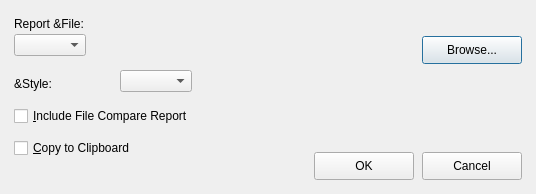
<?xml version="1.0" encoding="UTF-8"?><ui version="4.0"><class>IDD_DIRCMP_REPORT</class>
<widget class="QDialog" name="IDD_DIRCMP_REPORT">
<property name="geometry">
<rect><x>0</x><y>0</y>
<width>536</width><height>194</height></rect></property>
<property name="windowTitle"><string>"Folder Compare Report"
</string></property>
<widget class="QLabel" name="IDC_STATIC">
<property name="geometry">
<rect><x>14</x><y>14</y><width>200</width><height>20</height></rect></property>
<property name="text"><string>Report &amp;File:</string></property>
<property name="inputMethodHints"><set>Qt::ImhMultiLine</set></property><property name="wordWrap"><bool>true</bool></property></widget>
<widget class="QComboBox" name="IDC_REPORT_FILE">
<property name="geometry">
<rect><x>14</x><y>34</y><width>394</width><height>22</height></rect></property>
<property name="sizeAdjustPolicy"><enum>QComboBox::AdjustToContents</enum></property></widget>
<widget class="QPushButton" name="IDC_REPORT_BROWSEFILE">
<property name="geometry">
<rect><x>422</x><y>36</y><width>100</width><height>28</height></rect></property>
<property name="text"><string>Browse...</string></property>
</widget>
<widget class="QLabel" name="IDC_STATIC">
<property name="geometry">
<rect><x>14</x><y>74</y><width>100</width><height>20</height></rect></property>
<property name="text"><string>&amp;Style:</string></property>
<property name="inputMethodHints"><set>Qt::ImhMultiLine</set></property><property name="wordWrap"><bool>true</bool></property></widget>
<widget class="QComboBox" name="IDC_REPORT_STYLECOMBO">
<property name="geometry">
<rect><x>120</x><y>70</y><width>288</width><height>22</height></rect></property>
<property name="sizeAdjustPolicy"><enum>QComboBox::AdjustToContents</enum></property></widget>
<widget class="QCheckBox" name="IDC_REPORT_INCLUDEFILECMPREPORT">
<property name="geometry">
<rect><x>14</x><y>106</y><width>266</width><height>20</height></rect></property>
<property name="text"><string>&amp;Include File Compare Report</string></property>
</widget>
<widget class="QCheckBox" name="IDC_REPORT_COPYCLIPBOARD">
<property name="geometry">
<rect><x>14</x><y>138</y><width>266</width><height>20</height></rect></property>
<property name="text"><string>&amp;Copy to Clipboard</string></property>
</widget>
<widget class="QPushButton" name="IDOK">
<property name="geometry">
<rect><x>314</x><y>152</y><width>100</width><height>28</height></rect></property>
<property name="text"><string>OK</string></property>
</widget>
<widget class="QPushButton" name="IDCANCEL">
<property name="geometry">
<rect><x>422</x><y>152</y><width>100</width><height>28</height></rect></property>
<property name="text"><string>Cancel</string></property>
</widget>
</widget><resources/><connections/></ui>
